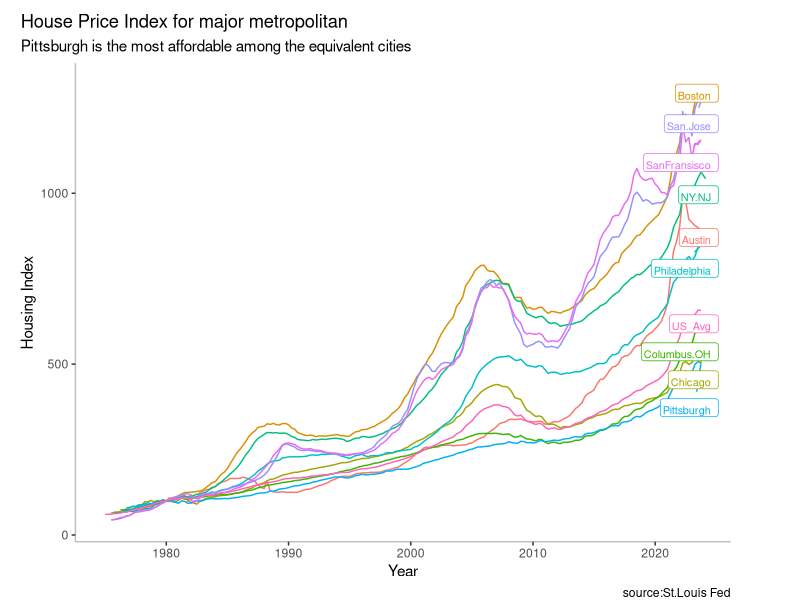
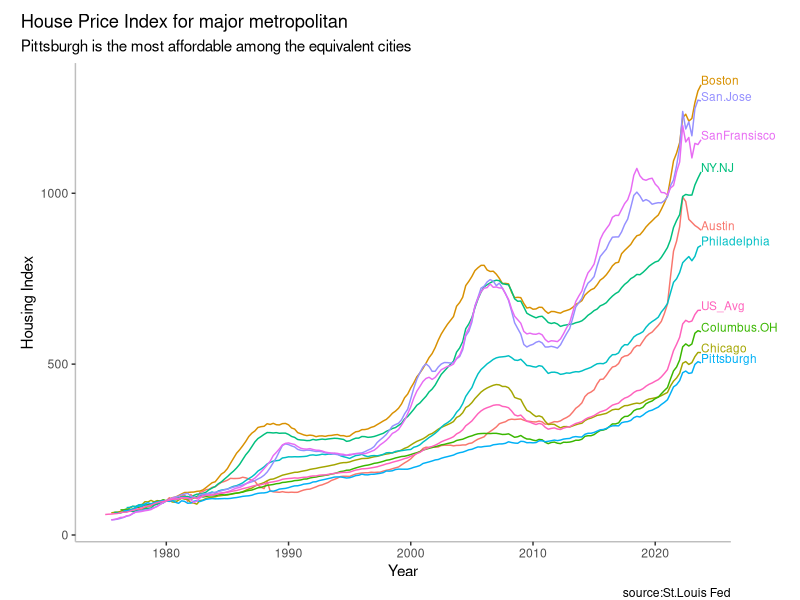
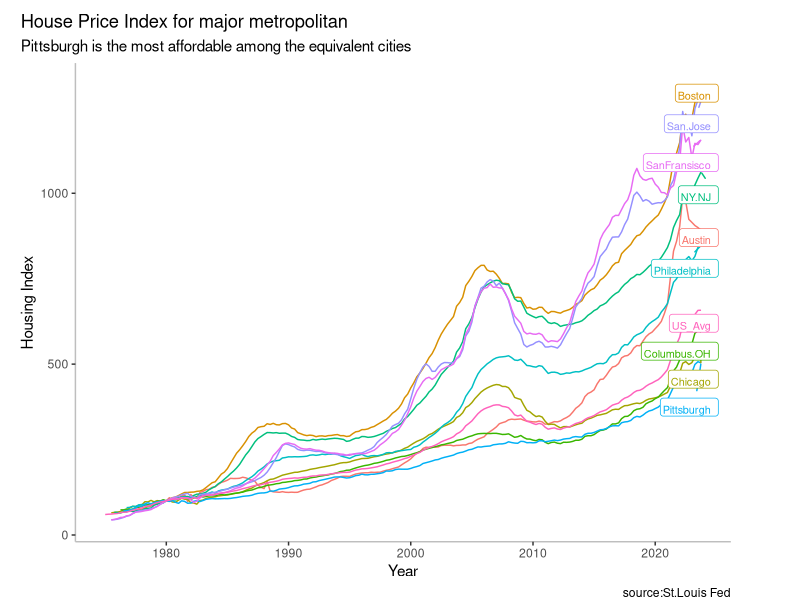

Reproduce these figures in R, in order.
library(tidyverse)
library(ggtext)
library(patchwork)
library(glue)
library(ggtext)
library(ggrepel)
setwd("/Users/takayukitamura/Documents/R_Computing/all_house_price_index")

house_px <- read.csv("house_px_2023_10.csv", sep = ",", 
                     header = TRUE, stringsAsFactors = FALSE ) %>% 
  select(-X)

sapply(house_px, class)
house_px$DATE <- as.Date(house_px$DATE)
# house_px$US <- as.numeric(house_px$US)
# house_px$Chicago <- as.numeric(house_px$Chicago)
# house_px$Pittsburgh <- as.numeric(house_px$Pittsburgh)
# house_px$Boston <- as.numeric(house_px$Boston)
# house_px$San.Jose <- as.numeric(house_px$San.Jose)
# house_px$SanFransisco <- as.numeric(house_px$SanFransisco)
# house_px$NY.NJ  <- as.numeric(house_px$NY.NJ)
# house_px$Austin <- as.numeric(house_px$Austin)
# house_px$Philadelphia  <- as.numeric(house_px$Philadelphia)
# house_px$Columbus.OH <- as.numeric(house_px$Columbus.OH)

# house_px_20231001 <- tribble(
#   ~DATE, ~US, ~Chicago, ~Pittsburgh, ~Boston, ~San.Jose, ~SanFransisco, 
#   ~NY.NJ, ~Austin, ~Philadelphia, ~Columbus.OH,
#   "2023-10-01", 657.67, 533.73, 503.55, 1317.28, 1270.20, 1156.56, 
#   1062.34, 891.86, 847.11, 594.53)
# 
# house_px_20231001$DATE <- as.Date(house_px_20231001$DATE, format = "%Y-%m-%d")
# 
# house_px <- rbind(house_px, house_px_20231001)
# 
# write.csv(house_px, file = "house_px_2023_10.csv")
sapply(house_px, class)

house_px <- house_px %>% 
  rename("US_Avg" = "US")


house_px %>% tail

longer_house_px <- house_px %>% 
  pivot_longer(cols = c(-DATE),
               names_to = "city",
               values_to = "price")
  # filter(city %in% c(SanFransisco, Boston))

ggplot(longer_house_px, aes(x = DATE, y = price, color = city))+
  geom_line() +
  geom_label_repel(
    data = longer_house_px %>% 
      filter(DATE == '2023-10-01'),
    aes(label = city),
    min.segment.length = 0.25,
    direction = "y",
    hjust = "outward",
    vjust = 0,
    nudge_x = -2,
    nudge_y = 0,
    size = 2.75
  ) +
  theme(text = element_markdown()) +
  labs(
    x = 'Year',
    y = 'Housing Index',
    caption = "source:St.Louis Fed",
    title = 'House Price Index for major metropolitan',
    subtitle = "Pittsburgh is the most affordable among the equivalent cities") +
  theme_classic() +
  theme(
    plot.title.position = "plot",
    plot.margin = margin(t = 10, l= 15, r =50),
    panel.margin = margin(),
    axis.line = element_line(color = "gray")
  ) +
  coord_cartesian(clip = "off") +
  theme(legend.position = "none")

ggsave("house_price_major_cities.png", width = 5, height = 4)

ggplot(longer_house_px, aes(x = DATE, y = price, color = city))+
  geom_line() +
  geom_text(
    data = longer_house_px %>%
      filter(DATE == '2023-10-01'),
    aes(label = city),
    min.segment.length = 0.25,
    direction = "y",
    hjust = "outward",
    vjust = 0,
    nudge_x = 0,
    nudge_y = 0,
    size = 3.0
  ) +
  theme(text = element_markdown()) +
  labs(
    x = 'Year',
    y = 'Housing Index',
    caption = "source:St.Louis Fed",
    title = 'House Price Index for major metropolitan',
    subtitle = "Pittsburgh is the most affordable among the equivalent cities") +
  theme_classic() +
  theme(
    plot.title.position = "plot",
    plot.margin = margin(t = 10, l= 15, r =50),
    panel.margin = margin(),
    axis.line = element_line(color = "gray")
  ) +
  coord_cartesian(clip = "off") +
  theme(legend.position = "none")

